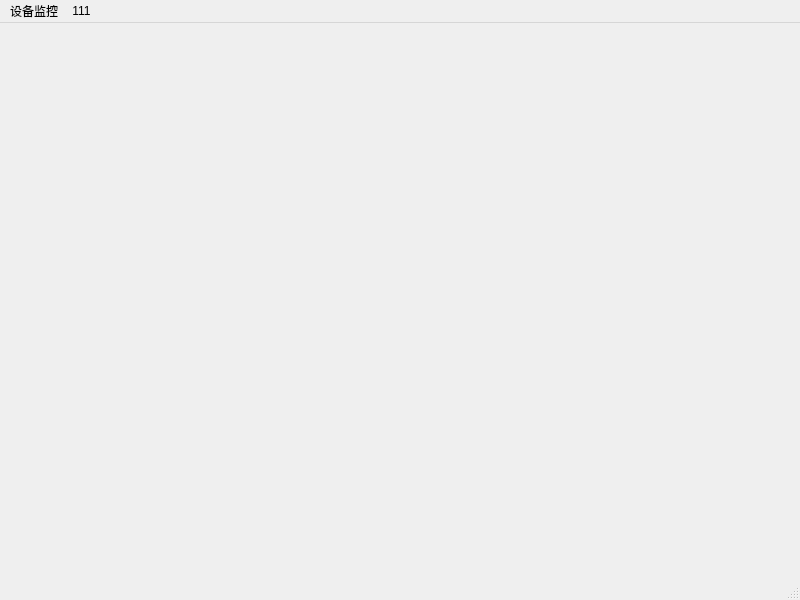
<?xml version="1.0" encoding="UTF-8"?>
<ui version="4.0">
 <class>MainWindow</class>
 <widget class="QMainWindow" name="MainWindow">
  <property name="geometry">
   <rect>
    <x>0</x>
    <y>0</y>
    <width>800</width>
    <height>600</height>
   </rect>
  </property>
  <property name="windowTitle">
   <string>MainWindow</string>
  </property>
  <widget class="QWidget" name="centralwidget"/>
  <widget class="QMenuBar" name="menubar">
   <property name="geometry">
    <rect>
     <x>0</x>
     <y>0</y>
     <width>800</width>
     <height>17</height>
    </rect>
   </property>
   <property name="defaultUp">
    <bool>false</bool>
   </property>
   <property name="nativeMenuBar">
    <bool>false</bool>
   </property>
   <widget class="QMenu" name="menu">
    <property name="title">
     <string>设备监控</string>
    </property>
    <addaction name="action"/>
   </widget>
   <widget class="QMenu" name="menu111">
    <property name="title">
     <string>111</string>
    </property>
    <addaction name="action222"/>
   </widget>
   <addaction name="menu"/>
   <addaction name="menu111"/>
  </widget>
  <widget class="QStatusBar" name="statusbar"/>
  <action name="action">
   <property name="text">
    <string>终端设备</string>
   </property>
  </action>
  <action name="action222">
   <property name="text">
    <string>222</string>
   </property>
  </action>
 </widget>
 <resources/>
 <connections/>
</ui>
